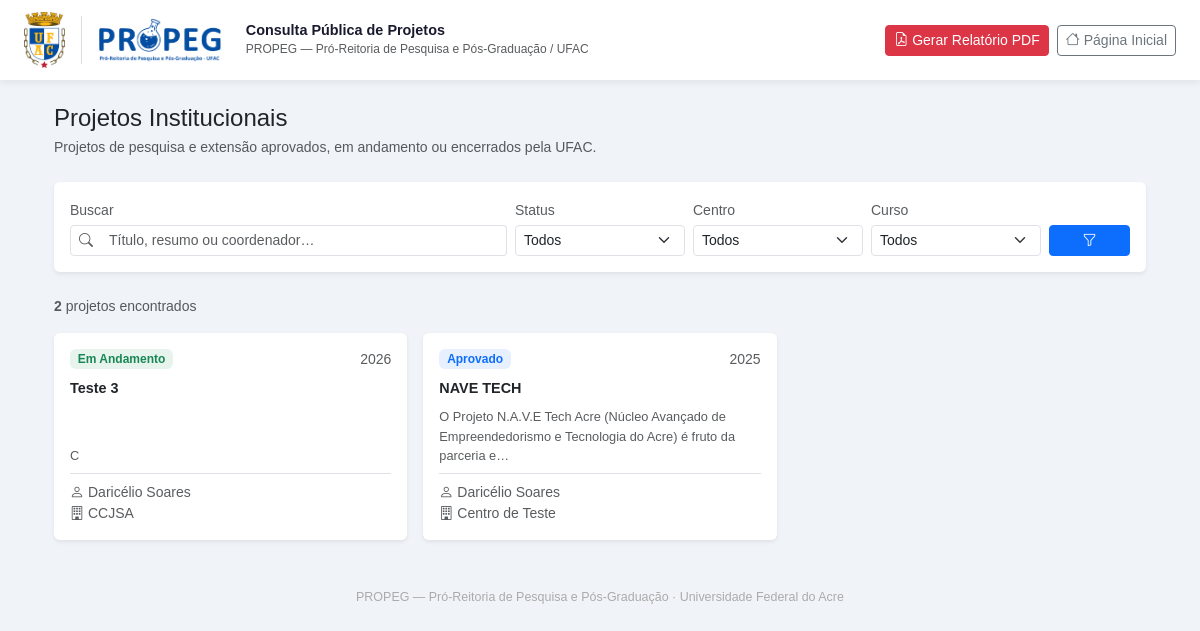
/projetos/consulta/, run on an earlier commit of the app's database.
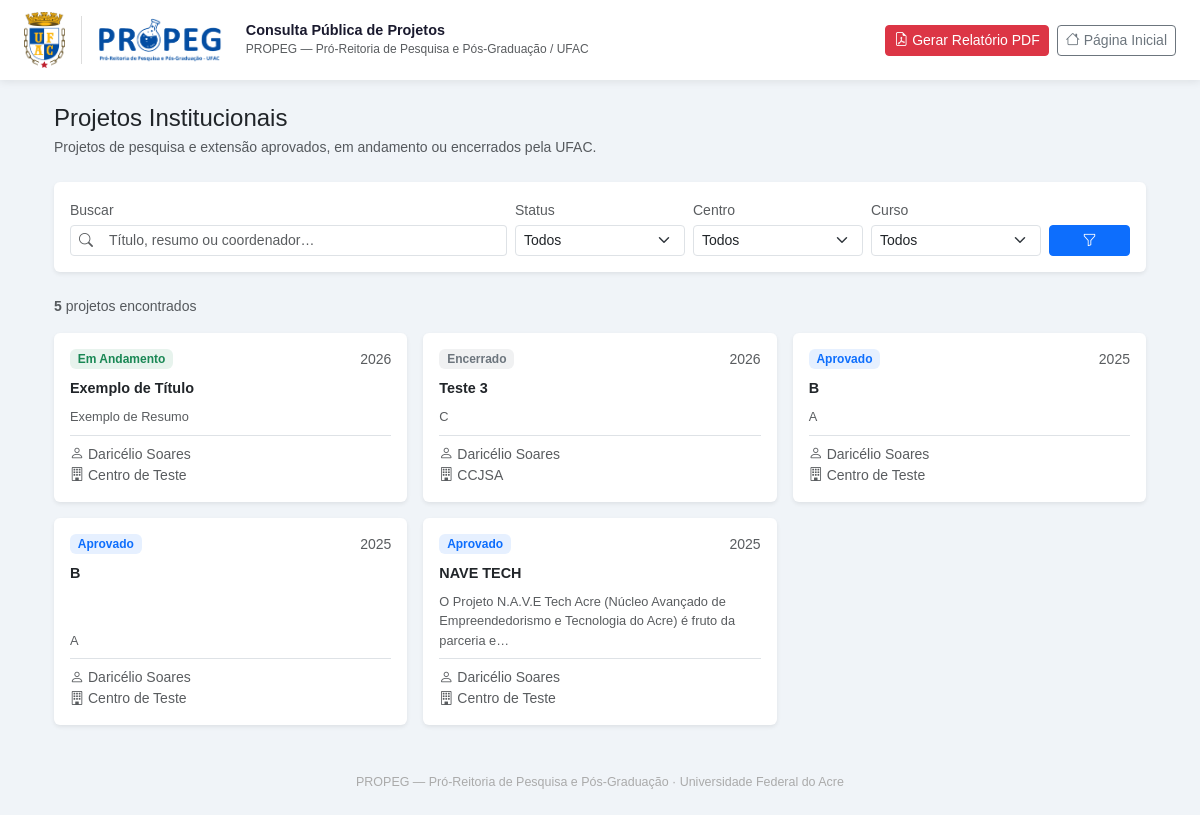
And on a later commit of the database.
### projetos_institucionais/models.py (models this page shows, shortened)
class Projeto(models.Model):
    STATUS_CHOICES = [
        ('rascunho', 'Rascunho'),
        ('submetido', 'Submetido'),
        ('aguardando_conselho', 'Aguardando aprovação do conselho'),
        ('aprovado', 'Aprovado'),
        ('reprovado', 'Reprovado'),
        ('em_andamento', 'Em andamento'),
        ('aguardando_encerramento', 'Aguardando Encerramento'),
        ('encerrado', 'Encerrado'),
    ]
    titulo = models.CharField(max_length=255, blank=True, null=True)
    descricao = models.TextField(verbose_name="Descrição", blank=True, null=True)
    resumo = models.TextField(blank=True, null=True)
    introducao = models.TextField(verbose_name="Introdução", blank=True, null=True)
    objetivo_geral = models.TextField(blank=True, null=True, verbose_name="Objetivo Geral")
    objetivos_especificos = models.TextField(blank=True, null=True, verbose_name="Objetivos Específicos")
    objetivos = models.TextField(blank=True, null=True)  # mantido para compatibilidade
    metodologia = models.TextField(blank=True, null=True)
    resultados = models.TextField(blank=True, null=True)
    referencias = models.TextField(blank=True, null=True)
    data_inicio = models.DateField(verbose_name="Data de Início", blank=True, null=True)
    data_fim = models.DateField(verbose_name="Data de Fim", blank=True, null=True)
    status = models.CharField(max_length=30, choices=STATUS_CHOICES, default='rascunho')
    valor_fomento = models.DecimalField(max_digits=10, decimal_places=2, null=True, blank=True)
    etica_obrigatoria = models.BooleanField(default=False, verbose_name="Envolve Aspectos Éticos?", blank=True, null=True)
    eh_docente = models.BooleanField(default=False, verbose_name="É docente?", blank=True, null=True)
    eh_pesquisador = models.BooleanField(default=False, verbose_name="É pesquisador?", blank=True, null=True)
    eh_pesquisador_visitante = models.BooleanField(default=False, verbose_name="É pesquisador visitante?", blank=True, null=True)
    coordenador = models.ForeignKey(
        settings.AUTH_USER_MODEL,
        on_delete=models.PROTECT,
        related_name='projetos_coordenados'
    )
    curso = models.ForeignKey(
        CursoGraduacao,
        on_delete=models.SET_NULL,
        null=True,
        blank=True,
        verbose_name="Curso de Graduação"
    )
    centro_lotacao = models.ForeignKey(
        CentroLotacao,
        on_delete=models.PROTECT,
        verbose_name="Centro de Lotação",
        null=True,
        blank=True,
    )
    agencia_financiadora = models.ForeignKey(
        AgenciaFinanciadora,
        on_delete=models.SET_NULL,
        null=True,
        blank=True,
        verbose_name="Agência Financiadora"
    )
    tipo_etica = models.ForeignKey(
        TipoEtico,
        on_delete=models.SET_NULL,
        null=True,
        blank=True,
        verbose_name="Tipo Ético"
    )
    ods = models.ManyToManyField(ODS, blank=True)
    grupos_pesquisa = models.ManyToManyField(
        GrupoPesquisa,
        blank=True,
        verbose_name="Grupos de Pesquisa"
    )
    alunos = models.ManyToManyField(
        settings.AUTH_USER_MODEL,
        through='EquipeProjeto',
        related_name='projetos_participados',
        blank=True
    )
    participa_pos_graduacao = models.BooleanField(default=False, blank=True, null=True, verbose_name="Participa de Programa de Pós-Graduação?")
    programa_pos = models.ForeignKey(
        'ProgramaPos',
        on_delete=models.SET_NULL,
        null=True,
        blank=True,
        verbose_name="Programa de Pós-Graduação"
    )
    palavras_chave = models.CharField(max_length=255, blank=True, null=True, help_text="Separe por vírgulas. Ex.: Tecnologia, Educação, Web")
    parcerias = models.TextField(blank=True, null=True)
    imagem_capa = models.ImageField(
        upload_to='projetos_capas/',
        null=True,
        blank=True,
        verbose_name="Imagem de Capa",
    )
    edital = models.ForeignKey(
        Edital,
        on_delete=models.SET_NULL,
        null=True,
        blank=True,
        related_name='projetos',
        verbose_name="Edital Vinculado"
    )
    class Meta:
        ordering = ['-data_inicio']
        verbose_name = "Projeto"
        verbose_name_plural = "Projetos"

class Usuario(AbstractUser):
    PERFIL_CHOICES = (
        ('coordenador', 'Coordenador'),
        ('aluno', 'Aluno'),
        ('gestor', 'Gestor'),
    )
    STATUS_CHOICES = (
        ('pendente', 'Pendente'),
        ('ativo', 'Ativo'),
        ('inativo', 'Inativo'),
    )
    CNPQ_AREA_CHOICES = [
        ('', 'Selecione uma área'),
        ('Ciências Exatas e da Terra', (
            ('exatas_matematica',  'Matemática'),
            ('exatas_computacao',  'Computação'),
            ('exatas_fisica',      'Física'),
            ('exatas_quimica',     'Química'),
            ('exatas_geociencias', 'Geociências'),
        )),
        ('Ciências Biológicas', (
            ('bio_geral',     'Biologia Geral'),
            ('bio_biofisica', 'Biofísica'),
            ('bio_botanica',  'Botânica'),
            ('bio_ecologia',  'Ecologia'),
            ('bio_genetica',  'Genética'),
        )),
        ('Engenharias', (
            ('eng_civil',    'Engenharia Civil'),
            ('eng_eletrica', 'Engenharia Elétrica'),
            ('eng_mecanica', 'Engenharia Mecânica'),
            ('eng_producao', 'Engenharia de Produção'),
        )),
        ('Ciências da Saúde', (
            ('saude_medicina', 'Medicina'),
            ('saude_nutricao', 'Nutrição'),
            ('saude_coletiva', 'Saúde Coletiva'),
        )),
        ('Ciências Agrárias', (
            ('agrar_agronomia', 'Agronomia'),
            ('agrar_florestal', 'Recursos Florestais'),
            ('agrar_zootecnia', 'Zootecnia'),
        )),
        ('Ciências Sociais Aplicadas', (
            ('sociais_direito',  'Direito'),
            ('sociais_admin',    'Administração'),
            ('sociais_economia', 'Economia'),
            ('sociais_info',     'Ciência da Informação'),
        )),
        ('Ciências Humanas', (
            ('humanas_filosofia',  'Filosofia'),
            ('humanas_sociologia', 'Sociologia'),
            ('humanas_historia',   'História'),
            ('humanas_psicologia', 'Psicologia'),
            ('humanas_educacao',   'Educação'),
        )),
        ('Linguística, Letras e Artes', (
            ('lla_linguistica', 'Linguística'),
            ('lla_letras',      'Letras'),
            ('lla_artes',       'Artes'),
        )),
    ]
    status = models.CharField(
        max_length=20,
        choices=STATUS_CHOICES,
        default='pendente',
        verbose_name='Status',
    )
    USERNAME_FIELD = 'cpf'
    REQUIRED_FIELDS = ['username', 'first_name', 'last_name', 'email']
    cpf = models.CharField(max_length=14, unique=True, verbose_name="CPF")
    email = models.EmailField(unique=True)
    telefone = models.CharField(max_length=20, blank=True, null=True)
    rg = models.CharField(max_length=20, blank=True, null=True, verbose_name="RG")
    data_nascimento = models.DateField(blank=True, null=True, verbose_name="Data de Nascimento")
    siape = models.CharField(max_length=10, blank=True, null=True, verbose_name="SIAPE")
    matricula = models.CharField(max_length=20, blank=True, null=True, verbose_name="Nº de Matrícula")
    lattes = models.CharField(max_length=50, blank=True, null=True, verbose_name="Nº Currículo Lattes")
    cnpq_area = models.CharField(
        max_length=100,
        choices=CNPQ_AREA_CHOICES,
        blank=True,
        null=True,
        verbose_name="Grande Área CNPq",
    )
    cnpq = models.CharField(max_length=20, blank=True, null=True, verbose_name="Nº Currículo Lattes/CNPq")
    perfil = models.CharField(max_length=20, choices=PERFIL_CHOICES)
    regime_trabalho = models.CharField(max_length=3, blank=True, null=True, verbose_name="Regime de Trabalho")
    is_active = models.BooleanField(default=False, verbose_name="Ativo", help_text="Marque esta opção para ativar a conta do usuário.")
    curso = models.ForeignKey(
        'CursoGraduacao',
        on_delete=models.SET_NULL,
        null=True,
        blank=True,
        verbose_name="Curso de Graduação",
    )
    endereco = models.OneToOneField(
        'Endereco',
        on_delete=models.SET_NULL,
        null=True,
        blank=True
    )
    titulacao = models.ForeignKey(
        'Titulacao',
        on_delete=models.SET_NULL,
        null=True,
        blank=True,
        verbose_name="Titulação"
    )
    centro_lotacao = models.ForeignKey(
        'CentroLotacao',
        on_delete=models.SET_NULL,
        null=True,
        blank=True,
        verbose_name="Centro de Lotação"
    )
    objects = UsuarioManager()

class CentroLotacao(models.Model):
    nome = models.CharField(max_length=255, verbose_name="Nome")
    telefone = models.CharField(max_length=20, blank=True, null=True)
    email = models.EmailField(blank=True, null=True)
    def __str__(self):
        return self.nome
    class Meta:
        verbose_name = "Centro de Lotação"
        verbose_name_plural = "Centros de Lotação"

### projetos_institucionais/views.py (the view)
# urls.py: path('consulta/', views.consulta_publica, name='consulta_publica'),
def consulta_publica(request):
    queryset = Projeto.objects.filter(
        status__in=['aprovado', 'em_andamento', 'encerrado']
    ).select_related('coordenador', 'centro_lotacao', 'curso').order_by('-data_inicio')
    q             = request.GET.get('q', '').strip()
    centro_filter = request.GET.get('centro', '').strip()
    curso_filter  = request.GET.get('curso', '').strip()
    status_filter = request.GET.get('status', '').strip()
    if q:
        queryset = queryset.filter(
            Q(titulo__icontains=q) | Q(resumo__icontains=q) |
            Q(coordenador__first_name__icontains=q) | Q(coordenador__last_name__icontains=q)
        )
    if centro_filter: queryset = queryset.filter(centro_lotacao__pk=centro_filter)
    if curso_filter:  queryset = queryset.filter(curso__pk=curso_filter)
    if status_filter: queryset = queryset.filter(status=status_filter)
    from projetos_institucionais.models import CentroLotacao, CursoGraduacao
    centros = CentroLotacao.objects.filter(projeto__isnull=False).distinct().order_by('nome')
    cursos  = CursoGraduacao.objects.filter(projeto__isnull=False).distinct().order_by('nome')
    paginator = Paginator(queryset, 12)
    page_obj  = paginator.get_page(request.GET.get('page'))
    return render(request, 'projetos_institucionais/consulta_publica.html', {
        'page_obj': page_obj, 'q': q, 'centro_filter': centro_filter,
        'curso_filter': curso_filter, 'status_filter': status_filter,
        'centros': centros, 'cursos': cursos, 'total': queryset.count(),
    })

### projetos_institucionais/context_processors.py (called while the page is built)
def unread_notifications_context(request):
    if request.user.is_authenticated:
        unread_count = Notificacao.objects.filter(destinatario=request.user, lida=False).count()
        return {'unread_notifications_count': unread_count}
    return {}

### templates/projetos_institucionais/consulta_publica.html (shortened to what the changed rows need)
{% load static %}
<!DOCTYPE html>
<html lang="pt-BR">
<head>
  <link rel="stylesheet" href="https://cdn.jsdelivr.net/npm/bootstrap@5.3.3/dist/css/bootstrap.min.css">
  <link rel="stylesheet" href="https://cdn.jsdelivr.net/npm/bootstrap-icons@1.11.3/font/bootstrap-icons.min.css">
</head>
<body>
<div class="container-fluid px-4" style="max-width:1140px;">
  <div class="d-flex justify-content-between align-items-center mb-3 flex-wrap gap-2">
    <small class="text-muted">
      <strong>{{ total }}</strong> projeto{{ total|pluralize }} encontrado{{ total|pluralize }}
    </small>
  </div>
  {% if page_obj.object_list %}
  <div class="row g-3 mb-4">
    {% for p in page_obj %}
    <div class="col-md-6 col-lg-4">
      <a href="{% url 'projeto_detalhe_publico' pk=p.pk %}" class="text-decoration-none">
        <div class="card border-0 shadow-sm h-100 card-projeto">
          <div class="card-body d-flex flex-column p-3">
            <div class="d-flex justify-content-between align-items-start mb-2">
              {% if p.status == 'em_andamento' %}
                <span class="badge bg-success bg-opacity-10 text-success">Em Andamento</span>
              {% elif p.status == 'aprovado' %}
                <span class="badge bg-primary bg-opacity-10 text-primary">Aprovado</span>
              {% else %}
                <span class="badge bg-secondary bg-opacity-10 text-secondary">Encerrado</span>
              {% endif %}
              {% if p.data_inicio %}<small class="text-muted">{{ p.data_inicio|date:"Y" }}</small>{% endif %}
            </div>
            <p class="fw-semibold text-dark mb-2 flex-grow-1" style="font-size:.9rem;">
              {{ p.titulo|truncatechars:80 }}
            </p>
            {% if p.resumo %}
            <p class="text-muted small mb-2" style="font-size:.8rem;">{{ p.resumo|truncatechars:110 }}</p>
            {% endif %}
            <div class="mt-auto border-top pt-2">
              <small class="text-muted d-block">
                <i class="bi bi-person me-1"></i>{{ p.coordenador.get_full_name|truncatechars:30 }}
              </small>
              {% if p.centro_lotacao %}
              <small class="text-muted d-block">
                <i class="bi bi-building me-1"></i>{{ p.centro_lotacao }}
              </small>
              {% endif %}
            </div>
          </div>
        </div>
      </a>
    </div>
    {% endfor %}
  </div>
  {% endif %}
</div>
</body>
</html>

What changed in the data, as far as the page shows it:
added Projeto: status "Em Andamento", data_inicio "2026", titulo "Exemplo de Título", resumo "Exemplo de Resumo", coordenador.get_full_name "Daricélio Soares", centro_lotacao "Centro de Teste"
changed Projeto "Teste 3": status "Em Andamento" → "Encerrado"
added Projeto: status "Aprovado", data_inicio "2025", titulo "B", resumo "A", coordenador.get_full_name "Daricélio Soares", centro_lotacao "Centro de Teste"
added Projeto: status "Aprovado", data_inicio "2025", titulo "B", resumo "A", coordenador.get_full_name "Daricélio Soares", centro_lotacao "Centro de Teste"
Also different on the page:
{{ total }}: "2" → "5"
